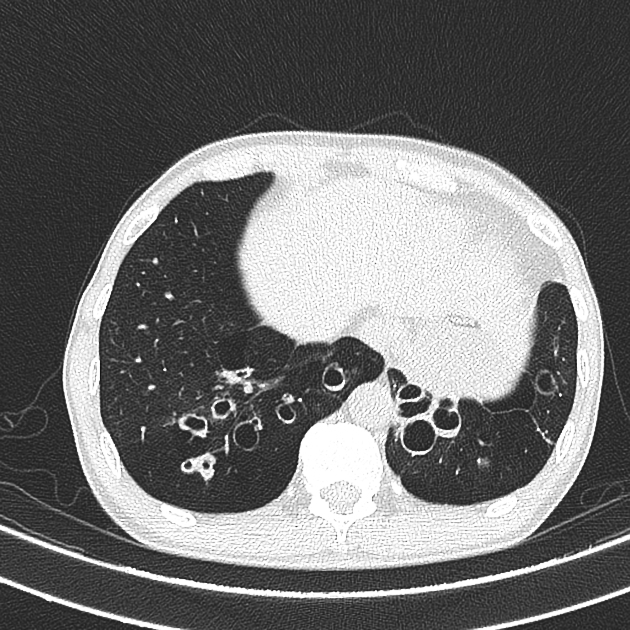
#> input picture lung.jpeg, 630 x 630 px
$ jupyter execute '2 - Image Analysis.ipynb'
#> lines starting #> are read from the running program, lines starting #| are printed output that depends on the picture; after the words box and inside, x2 and y2 are one past the last pixel; in counts of white or black regions, pixels touching at a corner belong together
Original code by **Raghavender Ganesh**.
Updated with better documentation and code readability.
### 2 - Image analysis on Biomedical Image and perform segmentation and feature extraction

[cell 1]
import numpy as np
import cv2
import matplotlib.pyplot as plt

[cell 2]
from skimage import color
from skimage.filters import threshold_otsu
from skimage.morphology import closing,square
from skimage.segmentation import clear_border
from skimage.measure import label
from skimage.measure import regionprops

### View Original Image

[cell 3]
img = cv2.imread("lung.jpeg")
#> img is the input picture: shape (630, 630, 3); min 19, max 255, mean 111.3

#gray_img=color.rgb2gray(img) If they give a color image

plt.figure(figsize=(4,4))
plt.imshow(img)
plt.title("Original Image")
plt.show()

## PreProcessing
- Resize
- Gaussian Blur

[cell 4]
#Resize the image
resized_img = cv2.resize(img,(256,256))
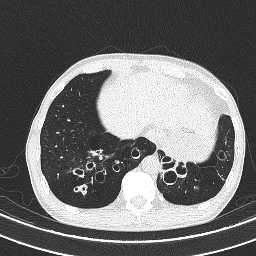
#> resized_img: shape (256, 256, 3); min 26, max 255, mean 111.2

#Gaussian Blurring
blurred_img = cv2.GaussianBlur(resized_img,(5,5),0)
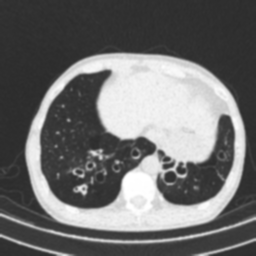
#> blurred_img: shape (256, 256, 3); min 43, max 255, mean 111.2

plt.imshow(blurred_img)

### Image Segmentation

**LABEL**: Label connected regions of an integer array.
    Two pixels are connected when they are neighbors and have the same value.
    In 2D, they can be neighbors either in a 1- or 2-connected sense.

[cell 5]
# Grey Image
gray_img = color.rgb2gray(blurred_img)

# Otsu Thresholding
thresh = threshold_otsu(gray_img)
#> thresh = 0.544

# This tends to "close" up (dark) gaps between (bright) features.
binary_img = closing(gray_img > thresh, square(3))
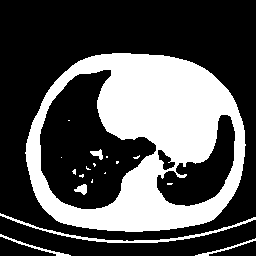
#> binary_img: shape (256, 256) bool; 32.7% white; 18 white regions (12 under 20 px), largest, box (x1, y1, x2, y2) and area: (25, 53, 246, 232) 20102, (0, 213, 256, 243) 719, (0, 234, 71, 256) 183, (195, 238, 256, 256) 143, (74, 184, 87, 195) 88, (90, 149, 103, 160) 73

# Segmentation
cleared_img = clear_border(binary_img)
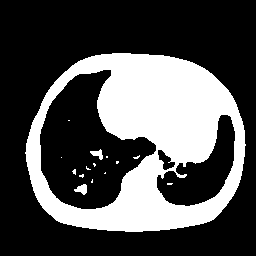
#> cleared_img: shape (256, 256) bool; 31.1% white; 15 white regions (12 under 20 px)

# Label
label_img = label(cleared_img)
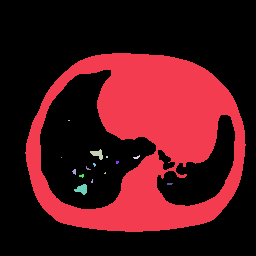
#> label_img: shape (256, 256) int32; 16 distinct labels, from 0 to 15; one colour per label, 0 black

plt.imshow(label_img)

## Bounding Box

[cell 6]
plt.imshow(label_img)
plt.title("Bounding box")

regions = regionprops(label_img)
#> regions = 15 regions; largest, box (x1, y1, x2, y2) and area: (25, 53, 246, 232) 20102, (74, 184, 87, 195) 88, (90, 149, 103, 160) 73, (72, 169, 76, 175) 16, (133, 155, 140, 159) 14


for region in regions:
    if region.area > 100:
        # Bounding box coordinates
        min_row, min_col, max_row, max_col = region.bbox

        # Draw rectangle around segmented regions
        rect = plt.Rectangle((min_col, min_row), max_col - min_col, max_row - min_row, fill=False, edgecolor="red", linewidth=2)

        # Get current axes (GCA) and draw rectangle on top of it.
        plt.gca().add_patch(rect)
#> this loop made 15 passes
#> (min_row, min_col, max_row, max_col) on pass 1: (53, 25, 232, 246)
plt.show()
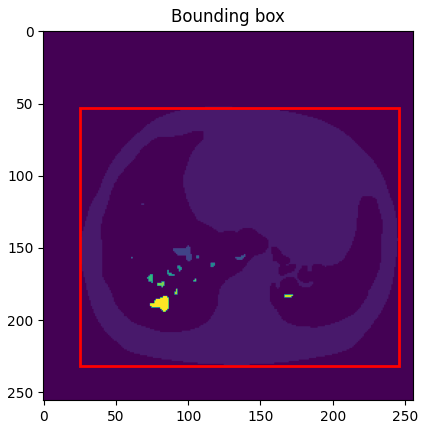
#> figure drawn by matplotlib, 1 panel

## Synthetic Images

generation of sythetic images for medical image

[cell 7]
#Generate synthetic images
import cv2
import numpy as np
from skimage.feature import canny
from skimage.measure import label, regionprops
import matplotlib.pyplot as plt

[cell 8]
# Generate pixelated images
image = np.random.rand(100, 100)

[cell 9]
# 1. Display original synthetic image
plt.figure(figsize=(4, 4))
plt.imshow(image, cmap='gray')
plt.title("Original Image")
plt.show()
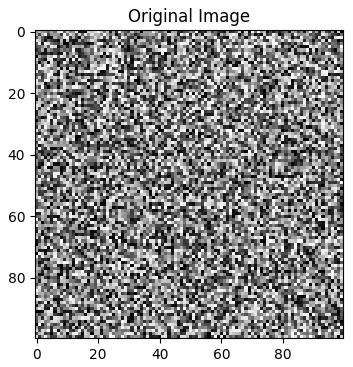
#> figure drawn by matplotlib, 1 panel

[cell 10]
# Denoise images using Gaussian Blur
image = cv2.GaussianBlur(image, (5, 5), 0)

# Perform edge detection using Canny
edge = canny(image)

# 2. Display edge detection result
plt.imshow(edge, cmap='gray')
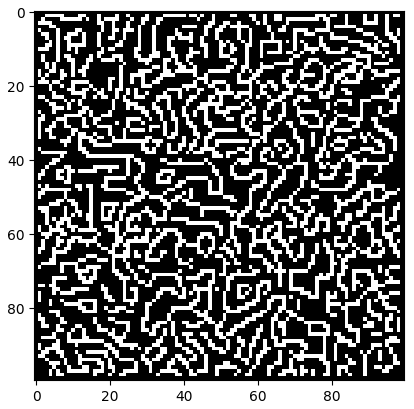
#> figure drawn by matplotlib, 1 panel

[cell 11]
# Extract features (region properties)
features = regionprops(label(edge))


# 3. Display feature detection with bounding boxes
plt.figure(figsize=(4, 4))
plt.imshow(image, cmap='gray')
for region in features:
    minr, minc, maxr, maxc = region.bbox
    rect = plt.Rectangle((minc, minr), maxc - minc, maxr - minr,
                        edgecolor='red', facecolor='none')
    plt.gca().add_patch(rect)
plt.title("Feature Detection")
plt.show()
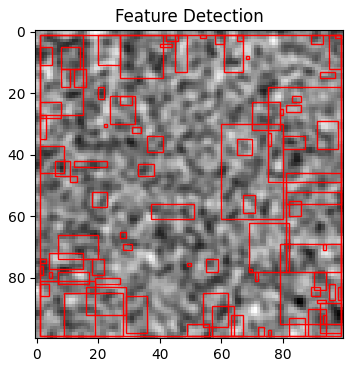
#> figure drawn by matplotlib, 1 panel
